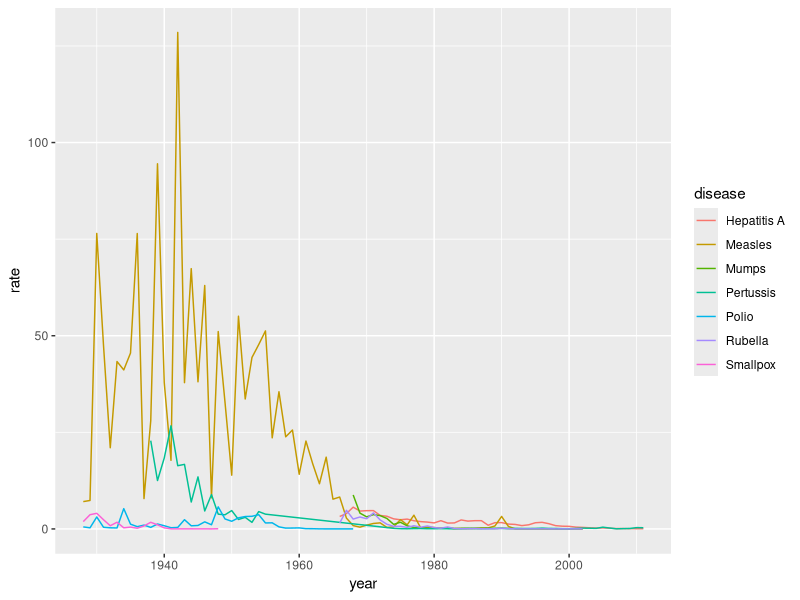

The R script that drew this image:
library(dplyr)
library(ggplot2)
library(dslabs)
library(RColorBrewer)
data(us_contagious_diseases)

us_contagious_diseases %>%
  filter(state == "California" & !weeks_reporting < 10) %>% 
  group_by(year, disease) %>%
  summarize(rate = sum(count)/sum(population)*10000) %>%
  ggplot(aes(year, rate, color = disease)) + 
  geom_line()
